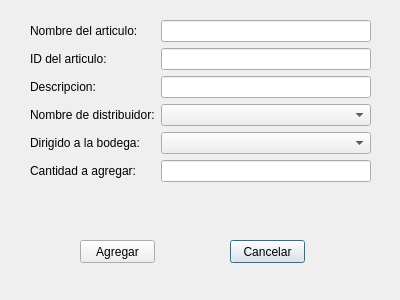
<?xml version="1.0" encoding="UTF-8"?>
<ui version="4.0">
 <class>ArticuloDialog</class>
 <widget class="QDialog" name="ArticuloDialog">
  <property name="geometry">
   <rect>
    <x>0</x>
    <y>0</y>
    <width>400</width>
    <height>300</height>
   </rect>
  </property>
  <property name="windowTitle">
   <string>Dialog</string>
  </property>
  <widget class="QWidget" name="layoutWidget">
   <property name="geometry">
    <rect>
     <x>30</x>
     <y>20</y>
     <width>341</width>
     <height>171</height>
    </rect>
   </property>
   <layout class="QFormLayout" name="formLayout_2">
    <item row="0" column="0">
     <widget class="QLabel" name="label_3">
      <property name="text">
       <string>Nombre del articulo:</string>
      </property>
     </widget>
    </item>
    <item row="0" column="1">
     <widget class="QLineEdit" name="lineEdit_nombre">
      <property name="text">
       <string/>
      </property>
     </widget>
    </item>
    <item row="1" column="0">
     <widget class="QLabel" name="label_4">
      <property name="text">
       <string>ID del articulo:</string>
      </property>
     </widget>
    </item>
    <item row="1" column="1">
     <widget class="QLineEdit" name="lineEdit_id">
      <property name="text">
       <string/>
      </property>
     </widget>
    </item>
    <item row="2" column="0">
     <widget class="QLabel" name="label_5">
      <property name="text">
       <string>Descripcion:</string>
      </property>
     </widget>
    </item>
    <item row="2" column="1">
     <widget class="QLineEdit" name="lineEdit_descripcion">
      <property name="text">
       <string/>
      </property>
     </widget>
    </item>
    <item row="3" column="0">
     <widget class="QLabel" name="label_6">
      <property name="text">
       <string>Nombre de distribuidor:</string>
      </property>
     </widget>
    </item>
    <item row="3" column="1">
     <widget class="QComboBox" name="comboBox_distribuidor"/>
    </item>
    <item row="4" column="0">
     <widget class="QLabel" name="label_7">
      <property name="text">
       <string>Dirigido a la bodega:</string>
      </property>
     </widget>
    </item>
    <item row="4" column="1">
     <widget class="QComboBox" name="comboBox_bodega"/>
    </item>
    <item row="5" column="0">
     <widget class="QLabel" name="label_8">
      <property name="text">
       <string>Cantidad a agregar:</string>
      </property>
     </widget>
    </item>
    <item row="5" column="1">
     <widget class="QLineEdit" name="lineEdit_id_cantidad">
      <property name="text">
       <string/>
      </property>
     </widget>
    </item>
   </layout>
  </widget>
  <widget class="QPushButton" name="pushButton_cancelar">
   <property name="geometry">
    <rect>
     <x>230</x>
     <y>240</y>
     <width>75</width>
     <height>23</height>
    </rect>
   </property>
   <property name="text">
    <string>Cancelar</string>
   </property>
  </widget>
  <widget class="QPushButton" name="pushButton_agregar">
   <property name="geometry">
    <rect>
     <x>80</x>
     <y>240</y>
     <width>75</width>
     <height>23</height>
    </rect>
   </property>
   <property name="text">
    <string>Agregar</string>
   </property>
  </widget>
 </widget>
 <resources/>
 <connections/>
</ui>
